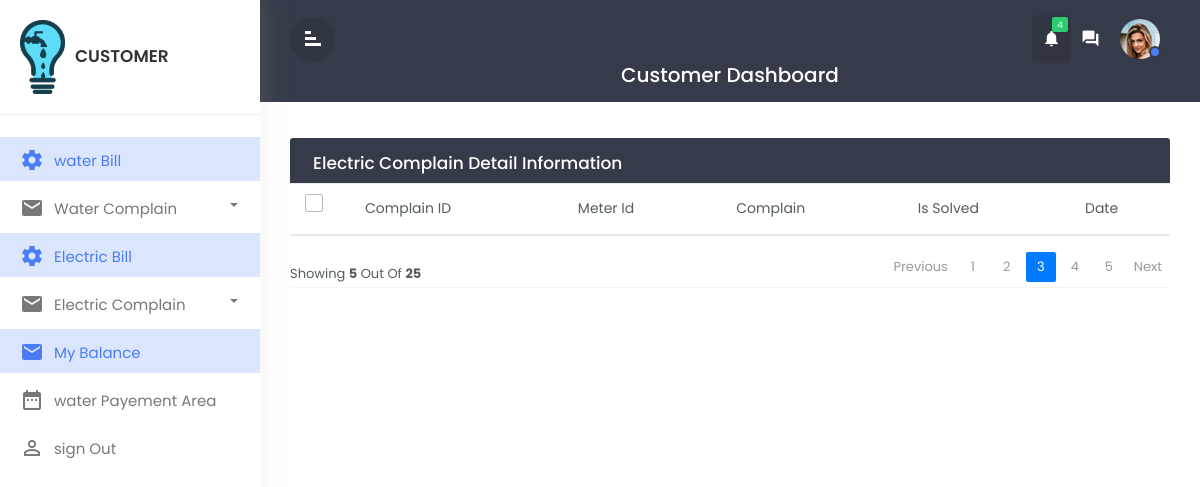
/viewelectriccomplain/ (signed in), run on an earlier commit of the app's database.
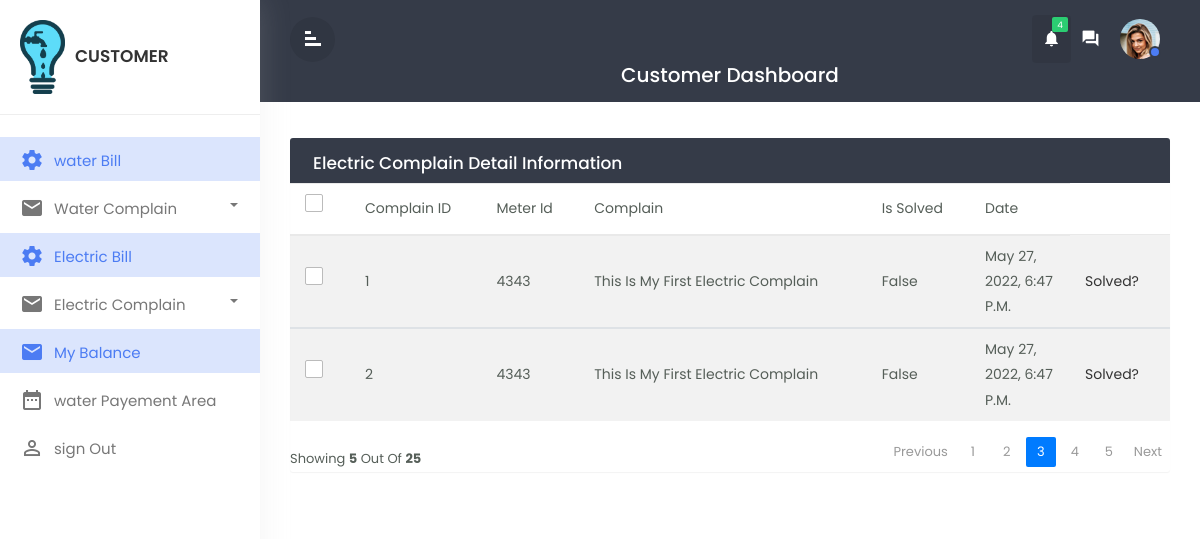
And on a later commit of the database.
### electric/models.py (models this page shows)
class ElectricComplain(models.Model):
    meter_id = models.ForeignKey(on_delete=models.CASCADE, to=ElectricCustomer)
    complain = models.TextField()
    date = models.DateTimeField(default=timezone.now)
    is_solved = models.CharField(max_length=50,default=False )
    phone_number=models.IntegerField(null=True)
    class Meta:
        db_table = "electric_complain"

### electric/views.py (the view)
# urls.py: path('viewelectriccomplain/',views.viewelectriccomplain,name='viewelectriccomplain'),
def viewelectriccomplain(request):
    x=request.user.username
    y= ElectricCustomer.objects.get(username=x)
    electriccomplaindata = ElectricComplain.objects.filter(meter_id_id =y)
    context = {
        'electriccomplaindata':electriccomplaindata
    }
    return render(request,'customer/viewelectriccomplain.html',context)

### templates/customer/viewelectriccomplain.html (shortened to what this page needs)
{% extends 'customer/customerbase.html' %}
{% block content %}
<div id="mymain" class="main-content">
    <div class="row">
    <div class="col-md-12">
        <div class="table-wrapper">
        <div class="table-title">
            <div class="row">
                <div class="col-sm-6 p-0 flex justify-content-lg-start justify-content-center">
                <h2 class="ml-lg-2">Electric Complain Detail Information</h2>
                </div>
            </div>
        </div>
        <table class="table table-striped table-hover">
            <thead>
                <tr>
                <th><span class="custom-checkbox">
                <label for="selectAll"></label></th>
                <th>Complain ID</th>
                <th>Meter Id</th>
                <th>Complain</th>
                <th>Is Solved</th>
                <th>Date</th>
                </tr>
            </thead>
            {% for data in electriccomplaindata %}
            <tbody>
                <tr>
                <th><span class="custom-checkbox">
                <label for="checkbox1"></label></th>
                <th>{{data.id}}</th>
                <th>{{data.meter_id_id}}</th>
                <th>{{data.complain}}</th>
                <th>{{data.is_solved}}</th>
                <th>{{data.date}}</th>
                <th>
                <form action=" " method="post">
                <a href="{% url 'viewelectriccomplain' %}">solved?</a>
                </form>
                </th>
                </tr>
            </tbody>
            {%endfor%}
        </table>
        <div class="clearfix">
            <div class="hint-text">showing <b>5</b> out of <b>25</b></div>
            <ul class="pagination">
            <li class="page-item disabled"><a href="#">Previous</a></li>
            <li class="page-item "><a href="#"class="page-link">1</a></li>
            <li class="page-item "><a href="#"class="page-link">2</a></li>
            <li class="page-item active"><a href="#"class="page-link">3</a></li>
            <li class="page-item "><a href="#"class="page-link">4</a></li>
            <li class="page-item "><a href="#"class="page-link">5</a></li>
            <li class="page-item "><a href="#" class="page-link">Next</a></li>
            </ul>
        </div>
        </div>
    </div>
    </div>
</div>
{% endblock content %}

What changed in the data, as far as the page shows it:
added ElectricComplain: id "1", meter_id_id "4343", complain "This Is My First Electric Complain", is_solved "False", date "May 27, 2022, 6:47 P.m."
added ElectricComplain: id "2", meter_id_id "4343", complain "This Is My First Electric Complain", is_solved "False", date "May 27, 2022, 6:47 P.m."
